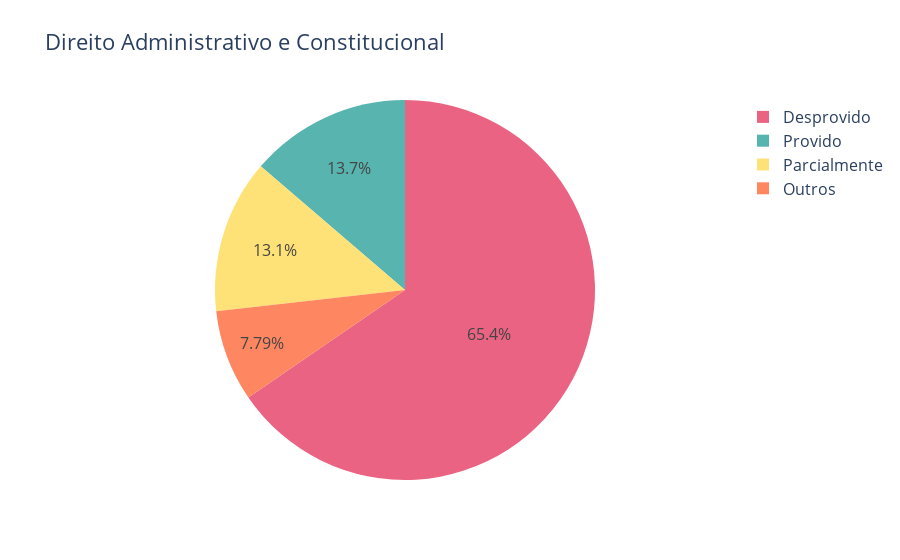

Here is the notebook cell this chart was saved with:
### Code cell
labels = counts_decision.index
values = counts_decision.values

fig = go.Figure(data=[go.Pie(labels=labels, values=values, marker_colors=colors)])
fig.update_layout(
    title="Direito Administrativo e Constitucional",
    font=dict(
        size=16,
    )
)
fig.show()

### Figure 1 — Plotly figure (JSON) as saved in the notebook; plotly's stock layout.template omitted (floating-point values rounded to 4 significant figures)
{"data": [{"labels": ["Desprovido", "Provido", "Parcialmente", "Outros"], "marker": {"colors": ["#eb6383", "#58b4ae", "#ffe277", "#fe8761"]}, "type": "pie", "values": [596, 125, 119, 71]}], "layout": {"font": {"size": 16}, "title": {"text": "Direito Administrativo e Constitucional"}}}
